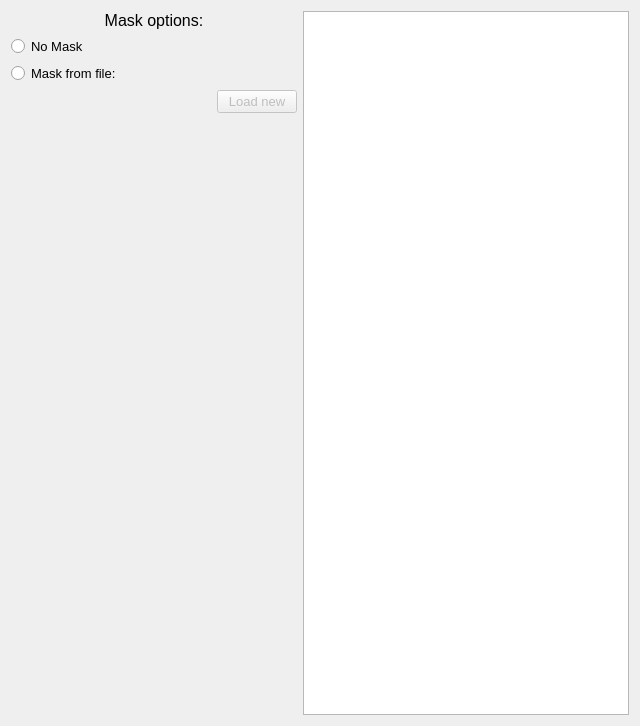
<?xml version="1.0" encoding="UTF-8"?>
<ui version="4.0">
 <class>ASAPOImageSetup</class>
 <widget class="QWidget" name="ASAPOImageSetup">
  <property name="geometry">
   <rect>
    <x>0</x>
    <y>0</y>
    <width>640</width>
    <height>726</height>
   </rect>
  </property>
  <property name="windowTitle">
   <string>Form</string>
  </property>
  <layout class="QHBoxLayout" name="horizontalLayout">
   <item>
    <layout class="QVBoxLayout" name="verticalLayout">
     <item>
      <widget class="QLabel" name="label">
       <property name="font">
        <font>
         <pointsize>12</pointsize>
        </font>
       </property>
       <property name="text">
        <string>Mask options:</string>
       </property>
       <property name="alignment">
        <set>Qt::AlignCenter</set>
       </property>
      </widget>
     </item>
     <item>
      <widget class="QRadioButton" name="rb_no_mask">
       <property name="font">
        <font>
         <pointsize>10</pointsize>
        </font>
       </property>
       <property name="text">
        <string>No Mask</string>
       </property>
       <property name="checked">
        <bool>false</bool>
       </property>
       <attribute name="buttonGroup">
        <string notr="true">bg_mask_option</string>
       </attribute>
      </widget>
     </item>
     <item>
      <widget class="QRadioButton" name="rb_file">
       <property name="font">
        <font>
         <pointsize>10</pointsize>
        </font>
       </property>
       <property name="text">
        <string>Mask from file:</string>
       </property>
       <attribute name="buttonGroup">
        <string notr="true">bg_mask_option</string>
       </attribute>
      </widget>
     </item>
     <item>
      <layout class="QHBoxLayout" name="horizontalLayout_2">
       <item>
        <widget class="QLabel" name="lb_mask_file">
         <property name="minimumSize">
          <size>
           <width>200</width>
           <height>0</height>
          </size>
         </property>
         <property name="text">
          <string/>
         </property>
        </widget>
       </item>
       <item>
        <widget class="QPushButton" name="but_load_mask">
         <property name="enabled">
          <bool>false</bool>
         </property>
         <property name="font">
          <font>
           <pointsize>10</pointsize>
          </font>
         </property>
         <property name="text">
          <string>Load new</string>
         </property>
        </widget>
       </item>
      </layout>
     </item>
     <item>
      <spacer name="verticalSpacer">
       <property name="orientation">
        <enum>Qt::Vertical</enum>
       </property>
       <property name="sizeHint" stdset="0">
        <size>
         <width>20</width>
         <height>40</height>
        </size>
       </property>
      </spacer>
     </item>
    </layout>
   </item>
   <item>
    <widget class="GraphicsView" name="gv_main">
     <property name="autoFillBackground">
      <bool>false</bool>
     </property>
     <property name="styleSheet">
      <string notr="true"/>
     </property>
    </widget>
   </item>
  </layout>
 </widget>
 <customwidgets>
  <customwidget>
   <class>GraphicsView</class>
   <extends>QGraphicsView</extends>
   <header>pyqtgraph</header>
  </customwidget>
 </customwidgets>
 <resources/>
 <connections/>
 <buttongroups>
  <buttongroup name="bg_mask_option"/>
  <buttongroup name="bg_intensity"/>
  <buttongroup name="bg_attenuator"/>
 </buttongroups>
</ui>
